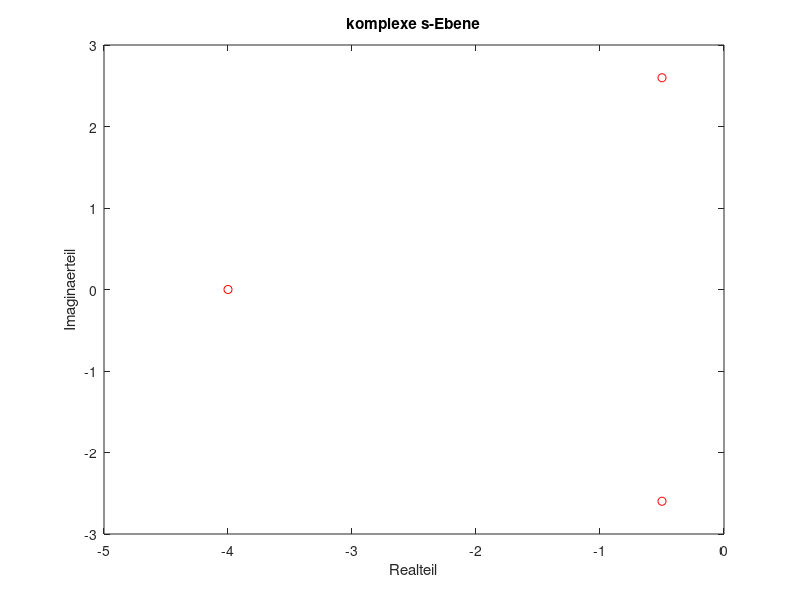

The MATLAB source for this figure:
%% Rechnen im Zustandsraum Uebung 1
clear all;
%% define Matrix
A = [-5 2; 2 -2];
%% Aufgabe 1

%% poly(A)
% if A is nxn matrix: returns n+1 element row vector whose elements
% are the coefficients of the characteristic polynomial -> det(lambda-A)
polyA = poly(A);
polyA1 = poly(A(1,:));

%% roots(A)
% nullstellen des charakteristischen Polynoms
rootsA = roots(polyA);
% = eigenvalues von A
%% eig(A)
eigA = eig(A);

%% rank(A)
% number of linearly independent rows and columns
rankA = rank(A);

%% Aufgabe 2
B = [-2 2 -3;2 1 -6;-1 -2 0];
eigB = eig(B);
eigB2 = roots(poly(B));

%% Aufgabe 3
C = [5 4; 1 2];
[V,D]= eig(C);
% D: diagonalmatrix 
% V: matrix with (right) eigenvectors as columns = Transformationsmatrix

%% Aufgabe 4
zeros = [-1 2 -3];
%conv(zeros);

%% Aufgabe 5
% a)
D = [-1 -2 3; -3 -2 -3; -1 2 -2];
eigD = eig(D);
real(eigD);
plot(real(eigD),imag(eigD),'or')
xlabel('Realteil');
ylabel('Imaginaerteil');
title('komplexe s-Ebene');
% b)
